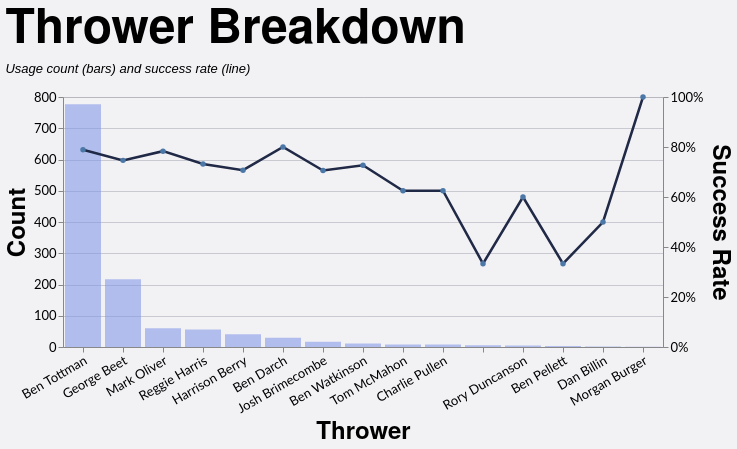

Vega-Lite specification for this chart:
### Vega-Lite specification from a JSON file in a GitHub repository (floating-point values rounded to 4 significant figures; data arrays with more than 128 entries replaced by an {"elided": "..."} marker saying what was removed)
{"config": {"axis": {"labelFont": "Lato, sans-serif", "titleFont": "PT Sans Narrow, Helvetica Neue, Helvetica, Arial, sans-serif", "labelFontSize": 13, "titleFontSize": 24, "gridColor": "#202947", "gridOpacity": 0.2}, "header": {"labelFont": "PT Sans Narrow, Helvetica Neue, Helvetica, Arial, sans-serif", "titleFont": "PT Sans Narrow, Helvetica Neue, Helvetica, Arial, sans-serif", "labelFontSize": 24, "titleFontSize": 28, "labelFontWeight": "bold", "orient": "left"}, "legend": {"labelFont": "Lato, sans-serif", "titleFont": "PT Sans Narrow, Helvetica Neue, Helvetica, Arial, sans-serif", "labelFontSize": 14, "titleFontSize": 16, "titlePadding": 5, "fillColor": "white", "strokeColor": "black", "padding": 10, "titleFontWeight": "lighter", "titleFontStyle": "italic", "titleColor": "gray", "offset": 10}, "title": {"font": "PT Sans Narrow, Helvetica Neue, Helvetica, Arial, sans-serif", "fontSize": 48, "fontWeight": "bold", "anchor": "start", "align": "center", "titlePadding": 20, "subtitlePadding": 10, "subtitleFontSize": 13, "subtitleColor": "", "subtitleFontStyle": "italic", "offset": 15, "color": "black"}, "axisX": {"labelAngle": 0}, "facet": {"title": null, "header": null, "align": {"row": "each", "column": "each"}}, "resolve": {"scale": {"y": "independent", "facet": "independent"}}, "background": "#f2f1f4"}, "layer": [{"mark": {"type": "bar", "color": "#7d96e8", "opacity": 0.55}, "encoding": {"tooltip": [{"field": "thrower", "title": "Thrower", "type": "nominal"}, {"field": "won", "format": ",.0f", "title": "Won", "type": "quantitative"}, {"field": "attempts", "format": ",.0f", "title": "Attempts", "type": "quantitative"}, {"field": "success_rate", "format": ".1%", "title": "Success Rate", "type": "quantitative"}], "x": {"axis": {"labelAngle": -30}, "field": "thrower", "sort": "-y", "title": "Thrower", "type": "nominal"}, "y": {"axis": {"format": ",.0f", "orient": "left"}, "field": "attempts", "title": "Count", "type": "quantitative"}}, "transform": [{"filter": "(loSquad == 'All' || datum.squad == loSquad) && (loGameType == 'All' || (loGameType == 'League + Cup' && (datum.game_type == 'League' || datum.game_type == 'Cup')) || (loGameType == 'League only' && datum.game_type == 'League') || datum.game_type == loGameType) && (loOpposition == 'All' || datum.opposition == loOpposition) && (loThrower == 'All' || datum.thrower == loThrower) && (loJumper == 'All' || datum.jumper == loJumper) && (loArea == 'All' || datum.area == loArea) && (loNumbers == 'All' || datum.numbers == loNumbers) && (loCallType == 'All' || datum.call_type == loCallType)"}, {"filter": "(loSeason == 'All' || datum.season == loSeason)"}, {"aggregate": [{"op": "count", "as": "attempts"}, {"op": "sum", "field": "won", "as": "won"}], "groupby": ["thrower"]}, {"calculate": "datum.won / datum.attempts", "as": "success_rate"}]}, {"mark": {"type": "line", "color": "#202946", "point": true, "strokeWidth": 2.5}, "encoding": {"tooltip": [{"field": "thrower", "title": "Thrower", "type": "nominal"}, {"field": "won", "format": ",.0f", "title": "Won", "type": "quantitative"}, {"field": "attempts", "format": ",.0f", "title": "Attempts", "type": "quantitative"}, {"field": "success_rate", "format": ".1%", "title": "Success Rate", "type": "quantitative"}], "x": {"axis": {"labelAngle": -30}, "field": "thrower", "sort": "-y", "title": "Thrower", "type": "nominal"}, "y": {"axis": {"format": "%", "orient": "right"}, "field": "success_rate", "scale": {"domain": [0, 1]}, "title": "Success Rate", "type": "quantitative"}}, "transform": [{"filter": "(loSquad == 'All' || datum.squad == loSquad) && (loGameType == 'All' || (loGameType == 'League + Cup' && (datum.game_type == 'League' || datum.game_type == 'Cup')) || (loGameType == 'League only' && datum.game_type == 'League') || datum.game_type == loGameType) && (loOpposition == 'All' || datum.opposition == loOpposition) && (loThrower == 'All' || datum.thrower == loThrower) && (loJumper == 'All' || datum.jumper == loJumper) && (loArea == 'All' || datum.area == loArea) && (loNumbers == 'All' || datum.numbers == loNumbers) && (loCallType == 'All' || datum.call_type == loCallType)"}, {"filter": "(loSeason == 'All' || datum.season == loSeason)"}, {"aggregate": [{"op": "count", "as": "attempts"}, {"op": "sum", "field": "won", "as": "won"}], "groupby": ["thrower"]}, {"calculate": "datum.won / datum.attempts", "as": "success_rate"}]}], "data": {"name": "data-608d443b1e14bf70169d45af92809b6e"}, "height": 250, "params": [{"name": "loSquad", "value": "All"}, {"name": "loSeason", "value": "All"}, {"name": "loGameType", "value": "All"}, {"name": "loOpposition", "value": "All"}, {"name": "loThrower", "value": "All"}, {"name": "loJumper", "value": "All"}, {"name": "loArea", "value": "All"}, {"name": "loNumbers", "value": "All"}, {"name": "loCallType", "value": "All"}], "resolve": {"scale": {"y": "independent"}}, "title": {"text": "Thrower Breakdown", "subtitle": "Usage count (bars) and success rate (line)"}, "width": {"step": 40}, "$schema": "https://vega.github.io/schema/vega-lite/v5.20.1.json", "datasets": {"data-608d443b1e14bf70169d45af92809b6e": {"elided": "1242 records"}}}
